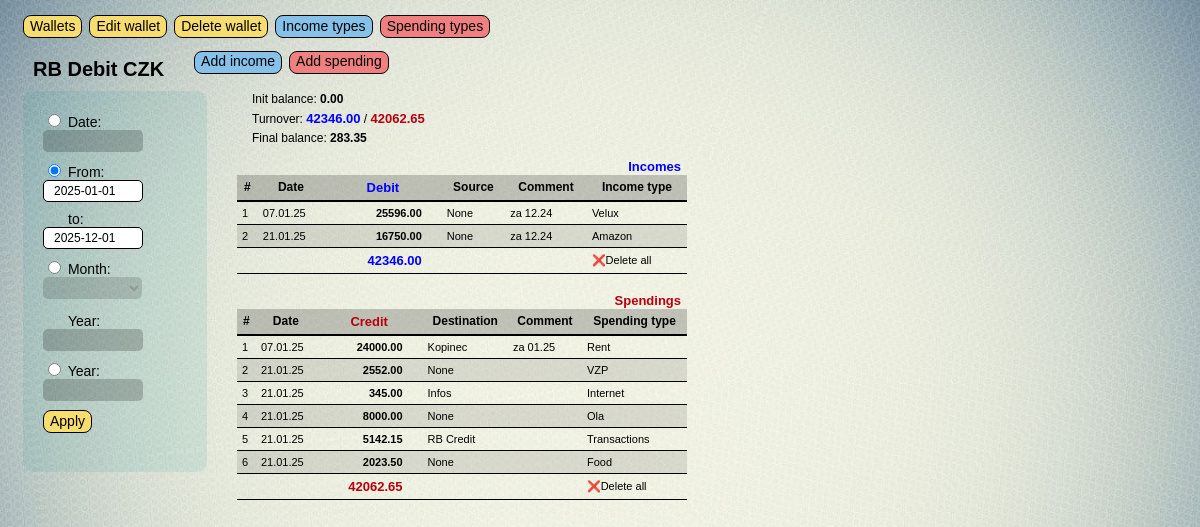
Page /finance/home_wlt/6/calendar/?choice=period&start_date=2025-01-01&end_date=2025-12-01 on the committed database.
### finance/models.py (models this page shows, shortened)
class Wallet(models.Model):
    W_TYPES = (
        ('a', 'account'),
        ('b', 'bank account'),
        ('c', 'cash'),
        )
    w_name = models.CharField(max_length=20, verbose_name = 'Wallet name')
    w_ticker = models.CharField(max_length=3, verbose_name = 'Currency ticker')
    w_type = models.CharField(max_length=1, choices=W_TYPES, verbose_name = 'Type')
    w_bank = models.CharField(max_length=25, verbose_name = 'Bank name', blank=True)
    w_date = models.DateField(db_index=True, verbose_name = 'Open date')
    w_balance = models.DecimalField(max_digits=12, decimal_places=2, verbose_name = 'Open balance', default=0.00)
    f_name = models.CharField(max_length=24, blank=True, verbose_name='Full wallet name')
    w_limit = models.DecimalField(max_digits=12, decimal_places=2, verbose_name = 'Limit', default=0.00)
    class Meta:
        verbose_name = 'wallet'
        verbose_name_plural = 'wallets'
        ordering = ['w_name']

class Income(models.Model):
    date = models.DateField(db_index=True, verbose_name = 'Date')
    debit = models.DecimalField(max_digits=12, decimal_places=2, verbose_name = 'Sum dt')
    source = models.CharField(max_length=20, null=True, blank=True, verbose_name = 'From')
    comment = models.TextField(max_length=60, null=True, blank=True, verbose_name = 'Comment')
    income_type = models.ForeignKey('Income_type', null=True, blank=True, on_delete=models.PROTECT, verbose_name = 'Income Type')
    wallet = models.ForeignKey(Wallet, null=True, blank=True, on_delete=models.CASCADE, verbose_name = 'Wallet')
    class Meta:
        verbose_name = 'income'
        verbose_name_plural = 'incomes'
        ordering = ['date']

class Income_type(models.Model):
    name = models.CharField(max_length=30, db_index=True, unique=True, verbose_name ='income type')
    def __str__(self):
        return self.name
    class Meta:
        verbose_name = 'income type'
        verbose_name_plural = 'income types'
        ordering = ['name']

class Spending(models.Model):
    date = models.DateField(db_index=True, verbose_name = 'Date')
    credit = models.DecimalField(max_digits=12, decimal_places=2, verbose_name = 'Sum ct')
    destination = models.CharField(max_length=20, null=True, blank=True, verbose_name = 'To')
    comment = models.TextField(max_length=60, null=True, blank=True, verbose_name = 'Comment')
    spending_type = models.ForeignKey('Spending_type', null=True, blank=True, on_delete=models.PROTECT, verbose_name = 'Spending Type')
    wallet = models.ForeignKey(Wallet, null=True, blank=True, on_delete=models.CASCADE, verbose_name='Wallet')
    class Meta:
        verbose_name = 'spending'
        verbose_name_plural = 'spendings'
        ordering = ['date']

class Spending_type(models.Model):
    name = models.CharField(max_length=30, db_index=True, unique=True,  verbose_name ='spending type')
    def __str__(self):
        return self.name
    class Meta:
        verbose_name = 'spending type'
        verbose_name_plural = 'spending types'
        ordering = ['name']

### finance/views.py (the view, shortened to what this page needs)
# urls.py: path('home_wlt/<int:pk>/calendar/', calendar_view, name='calendar'),
def calendar_view(request, pk):
    current_wlt = Wallet.objects.get(pk=pk)
    context = {}
    if request.method == 'GET':
        choice = request.GET.get("choice")
        if choice == "date":#_____________________________________________________________________date
            single_date = request.GET.get("single_date")
            context['single_date'] = single_date
            filtered_dt = Income.objects.filter(wallet=current_wlt, date=single_date)
            filtered_dt_sum = filtered_dt.aggregate(Sum('debit'))['debit__sum'] or Decimal('0.00')
            filtered_ct = Spending.objects.filter(wallet=current_wlt, date=single_date)
            filtered_ct_sum = filtered_ct.aggregate(Sum('credit'))['credit__sum'] or Decimal('0.00')
            data_chart = get_data_chart(filtered_dt, filtered_ct)
            init_date = datetime.strptime(single_date, "%Y-%m-%d").date()
            prev_date = init_date - timedelta(days=1)
            if init_date < current_wlt.w_date:
                init_bal = 0
            else:
                before_obj_dt = Income.objects.filter(wallet=current_wlt, date__range=[current_wlt.w_date, prev_date])
                before_dt_sum = before_obj_dt.aggregate(Sum('debit'))['debit__sum'] or Decimal('0.00')
                before_obj_ct = Spending.objects.filter(wallet=current_wlt, date__range=[current_wlt.w_date, prev_date])
                before_ct_sum = before_obj_ct.aggregate(Sum('credit'))['credit__sum'] or Decimal('0.00')
                init_bal = current_wlt.w_balance + before_dt_sum - before_ct_sum
        elif choice == "period":#_____________________________________________________________________period
            start_date = request.GET.get("start_date")
            end_date = request.GET.get("end_date")
            context['start_date'] = start_date
            context['end_date'] = end_date
            filtered_dt = Income.objects.filter(wallet=current_wlt, date__range=[start_date, end_date])
            filtered_dt_sum = filtered_dt.aggregate(Sum('debit'))['debit__sum'] or Decimal('0.00')
            filtered_ct = Spending.objects.filter(wallet=current_wlt, date__range=[start_date, end_date])
            filtered_ct_sum = filtered_ct.aggregate(Sum('credit'))['credit__sum'] or Decimal('0.00')
            data_chart = get_data_chart(filtered_dt, filtered_ct)
            init_date = datetime.strptime(start_date, "%Y-%m-%d").date()
            prev_date = init_date - timedelta(days=1)
            if init_date < current_wlt.w_date:
                init_bal = 0
            else:
                before_obj_dt = Income.objects.filter(wallet=current_wlt, date__range=[current_wlt.w_date, prev_date])
                before_dt_sum = before_obj_dt.aggregate(Sum('debit'))['debit__sum'] or Decimal('0.00')
                before_obj_ct = Spending.objects.filter(wallet=current_wlt, date__range=[current_wlt.w_date, prev_date])
                before_ct_sum = before_obj_ct.aggregate(Sum('credit'))['credit__sum'] or Decimal('0.00')
                init_bal = current_wlt.w_balance + before_dt_sum - before_ct_sum
    final_balance = init_bal + filtered_dt_sum - filtered_ct_sum
    context['wlt_pk'] = pk
    context['current_wlt'] = current_wlt
    context['init_bal'] = init_bal
    context['filtered_dt'] = filtered_dt
    context['filtered_dt_count']= filtered_dt.count()
    context['filtered_dt_sum'] = filtered_dt_sum
    context['filtered_ct'] = filtered_ct
    context['filtered_ct_count'] = filtered_ct.count()
    context['filtered_ct_sum'] = filtered_ct_sum
    context['dtct_sum'] = filtered_dt_sum + filtered_ct_sum
    context['left'] = current_wlt.w_limit + final_balance
    context['final_balance'] = final_balance
    context['data_chart'] = data_chart
    return render(request, 'finance/home_wlt.html', context)

### finance/templates/finance/home_wlt.html (shortened to what this page needs)
{% extends 'layout/basic.html' %}
{% load static %}
{% block header %}
    <div class='header'>
        <h1>{{current_wlt.f_name}}</h1>
            <button class="btn nav_btn btn_blue" onclick="location.href='{% url 'add_income' current_wlt.pk %}?{% for key, value in request.GET.items %}{{ key }}={{ value }}&{% endfor %}'">Add income</button>
            <button class="btn nav_btn btn_red"  onclick="location.href='{% url 'add_spending' current_wlt.pk %}?{% for key, value in request.GET.items %}{{ key }}={{ value }}&{% endfor %}'">Add spending</button>
    </div>
{% endblock %}
{% block left_side %}
    <div class="container_dark">
        <form method="get" action="{% url 'calendar' current_wlt.pk %}">
            <input type="radio" name="choice" value="date" id="choose-date" onclick="toggleFields()" {% if single_date %}checked{% endif %}>
            <label>Date:<input type="text" name="single_date" id="single_date" class="flatpickr" data-enable-time="false" data-date-format="Y-m-d" value="{{ single_date }}"></label>
            <p><input type="radio" name="choice" value="period" id="choose-period" onclick="toggleFields()" {% if start_date or end_date %}checked{% endif %}>
            <label>From:</label>
            <input type="text" name="start_date" id="start_date" class="flatpickr" data-enable-time="false" data-date-format="Y-m-d" value="{{ info_init|date:'Y-m-d' }}" {% if not start_date %}disabled{% endif %}></p>
            <p><label style="margin-left: 25px;">to:</label>
            <input type="text" name="end_date" id="end_date" class="flatpickr" data-enable-time="false" data-date-format="Y-m-d" value="{{ end_date }}" {% if not start_date %}disabled{% endif %}></p>
            <p><input type="radio" name="choice" value="month_year" id="choose-month-year" onclick="toggleFields()" {% if month and year %}checked{% endif %}>
            <label>Month:</label>
            <select name="month" id="month" {% if not month and not year %}disabled{% endif %}>
            </select></p>
            <label style="margin-left: 25px;">Year:</label>
            <input type="number" name="year" id="year" min="1900" max="2100" value="{{ year }}" {% if not month and not year %}disabled{% endif %}>
            <p><input type="radio" name="choice" value="year_only" id="choose-year-only" onclick="toggleFields()" {% if year_only %}checked{% endif %}>
            <label>Year:</label>
            <input type="number" name="year_only" id="year_only" min="1900" max="2100" value="{{ year_only }}" {% if not year_only %}disabled{% endif %}></p>
            <p><button class='btn nav_btn' type='submit'>Apply</button></p>
        </form>
    </div>
{% endblock %}
{% block right_side %}
    {% if dtct_sum > 0 %}
        <div class="info_txt">
            <p>Init balance:  <span class="bal">{{ init_bal|floatformat:2 }}</span></p>
            <p>Turnover: <span class="d">{{ filtered_dt_sum|floatformat:2 }}</span>  /  <span class="c">{{ filtered_ct_sum|floatformat:2 }}</span> </p>
            <p>Final balance: <span class="bal">{{ final_balance|floatformat:2 }}</span></p>
        </div>
        <button class="collapsible dt d">Incomes</button>
        <table>
            <thead>
                <tr>
                    <th>#</th>
                    <th>Date</th>
                    <th class="d">Debit</th>
                    <th>Source</th>
                    <th>Comment</th>
                    <th>Income type</th>
                </tr>
            </thead>
            <tbody>
                {% for rec in filtered_dt %}
                <tr class="table-container dt">
                    <td>{{ forloop.counter }}</td>
                    <td>{{ rec.date|date:"d.m.y" }}</td>
                    <td style="text-align: right; padding: 5px 20px 5px 10px; font-weight: bold;">
                        <a href="{% url 'update_income' w_pk=current_wlt.pk income_pk=rec.pk %}?{% for key, value in request.GET.items %}{{ key }}={{ value }}&{% endfor %}">{{ rec.debit }}</a>
                    </td>
                    <td>{{ rec.source }}</td>
                    <td>{{ rec.comment }}</td>
                    <td>{{ rec.income_type }}</td>
                </tr>
                {% endfor %}
                <tr class="always-visible">
                    <td></td>
                    <td></td>
                    <td style="text-align: right; padding: 5px 20px 5px 20px;" class="d">{{ filtered_dt_sum|floatformat:2 }}</td>
                    <td></td>
                    <td></td>
                    <td><a href="#" class="delete_dt_link" data_url_dt="{% url 'delete_filtered_dt' w_pk=current_wlt.pk %}
?params={% for key, value in request.GET.items %}{{ key }}={{ value }}*{% endfor %}&ids={% for item in filtered_dt %}{{ item.pk }}/{% endfor %}">❌Delete all</a>
                </tr>
            </tbody>
        </table>
        <br>
        <button class="collapsible ct c">Spendings</button>
        <table>
            <thead>
                <tr>
                    <th>#</th>
                    <th>Date</th>
                    <th class="c">Credit</th>
                    <th>Destination</th>
                    <th>Comment</th>
                    <th>Spending type</th>
                </tr>
            </thead>
            <tbody>
                {% for rec in filtered_ct %}
                <tr class="table-container ct">
                    <td>{{ forloop.counter }}</td>
                    <td>{{ rec.date|date:"d.m.y" }}</td>
                    <td style="text-align: right; padding: 5px 20px 5px 10px; font-weight: bold;">
                        <a href="{% url 'update_spending' w_pk=current_wlt.pk spending_pk=rec.pk %}?{% for key, value in request.GET.items %}{{ key }}={{ value }}&{% endfor %}">{{ rec.credit }}</a>
                    </td>
                    <td>{{ rec.destination }}</td>
                    <td>{{ rec.comment }}</td>
                    <td>{{ rec.spending_type }}</td>
                </tr>
                {% endfor %}
                <tr class="always-visible">
                    <td></td>
                    <td></td>
                    <td style="text-align: right; padding: 5px 20px 5px 20px;" class="c">{{ filtered_ct_sum|floatformat:2 }}</td>
                    <td></td>
                    <td></td>
                    <td><a href="#" class="delete_ct_link" data_url_ct="{% url 'delete_filtered_ct' w_pk=current_wlt.pk %}
?params={% for key, value in request.GET.items %}{{ key }}={{ value }}*{% endfor %}&ids={% for item in filtered_ct %}{{ item.pk }}/{% endfor %}">❌Delete all</a>
                    </td>
                </tr>
            </tbody>
        </table>
    {% else %}
        <p>no turnover for this period</p>
    {% endif %}
{% endblock %}
{% block diagram %}
    {% if dtct_sum > 0 %}
        <div id="stacked_chart" style="width: 500px; height: 500px;"></div>
    {% endif %}
{% endblock%}

### finance/static/finance/style.css (style rules this page uses)
body { position: relative; z-index: 0; background-image: url('bg_v2.jpg'); background-size: cover; background-repeat: no-repeat; background-position: center; font-family: Arial, sans-serif; text-decoration: none; color: black; }
.header { display: flex; flex-direction: row; margin: 0px 0px 0px 10px; text-align: left; align-items: center; }
h1 { font-size: 20px; font-weight: bold; margin: 15px 30px 0px 15px; }
.btn { border: 1px solid black; line-height: 1.1; cursor: pointer; transition: transform 0.2s; text-decoration: none; text-align: center; border-radius: 8px; white-space: normal; word-wrap: break-word; }
.nav_btn { background-color: rgb(247, 220, 111); min-height: 23px; height: fit-content; margin: 0px 7px 0px 0px; font-size: 14px; }
.btn_blue { background-color: rgb(133, 193, 233); }
.btn_red { background-color: #f08080; }
.container_dark { margin: 10px; padding:10px; background-color: rgba(0, 139, 139, 0.1); border-radius: 10px; }
form { font-size: 14px; padding: 10px 10px 15px 10px; margin: 0px 0px 0px 0px; }
input[type="text"], [type="number"], textarea { padding: 0px 5px 0px 10px; height: 22px; width: 100px; margin: 0px 10px -5px 0px; border: 1px solid black; font-size: 12px; border-radius: 5px; }
input:disabled, select:disabled { background-color: rgba(0, 0, 0, 0.2); border: none; }
select { font-size: 12px; padding: 2px 10px 2px 10px; margin: 0px 5px 0px 0px; background-color: white; border: 0.5px solid black; cursor: pointer; border-radius: 5px; height: 22px; }
table { min-width: 450px; width: fit; border-collapse: collapse; font-size: 11px; text-align: left; }
table th { background-color: rgba(0, 0, 0, 0.2); padding: 5px; border-bottom: 2px solid black; font-size: 12px; text-align: center; }
table td { padding: 5px; border-bottom: 1px solid black; }
table td a { text-decoration: none; color: inherit; }
table tr:nth-child(even) { background-color: rgba(0, 0, 0, 0.1); }
.collapsible { cursor: pointer; background-color: rgba(0, 0, 0, 0); border: none; text-align: right; outline: none; width: 100%; }
.table-container { display: none; overflow: hidden; }
.always-visible { display: table-row; }
.dt.table-container, .ct.table-container { display: table-row; }
.info_txt { margin: 15px; font-size: 12px; line-height: 0.6 }
.bal { font-weight: bold; font-size: 12px; }
.d { font-weight: bold; color: blue; font-size: 13px; }
.c { font-weight: bold; color: rgb(183, 0, 14); font-size: 13px; }

### rows in the picture
Wallet: f_name "RB Debit CZK"
Income: date "07.01.25", debit "25596.00", source "None", comment "za 12.24", income_type "Velux"
Income: date "21.01.25", debit "16750.00", source "None", comment "za 12.24", income_type "Amazon"
Spending: date "07.01.25", credit "24000.00", destination "Kopinec", comment "za 01.25", spending_type "Rent"
Spending: date "21.01.25", credit "2552.00", destination "None", spending_type "VZP"
Spending: date "21.01.25", credit "345.00", destination "Infos", spending_type "Internet"
Spending: date "21.01.25", credit "8000.00", destination "None", spending_type "Ola"
Spending: date "21.01.25", credit "5142.15", destination "RB Credit", spending_type "Transactions"
Spending: date "21.01.25", credit "2023.50", destination "None", spending_type "Food"

### other values in the picture
{{ init_bal|floatformat:2 }} "0.00"
{{ filtered_dt_sum|floatformat:2 }} "42346.00"
{{ filtered_ct_sum|floatformat:2 }} "42062.65"
{{ final_balance|floatformat:2 }} "283.35"
